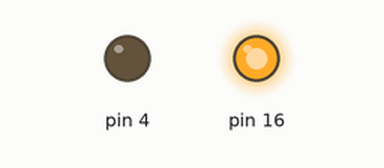
This sketch was run on a simulated Arduino Uno, built with avr-gcc and run on an emulated ATmega328P. On the bench: output pins drawn as LEDs (lit = HIGH).

Above: at 1.0 s.
At 5.0 s:
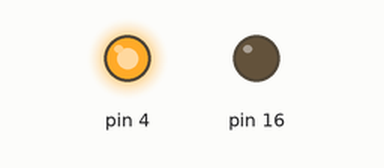
At 7.0 s:
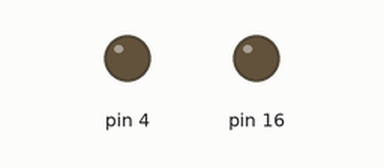
Timing chart, 0 to 10.4 s (numbered marks = the images above):
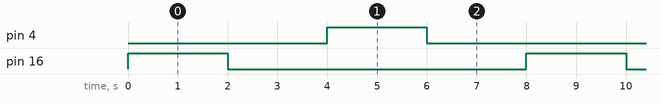

Measured:
- by itself, pin 4, pin 16: alternates HIGH for 2.0 s and LOW for 6.0 s
- by itself, everything shown: repeats every 8.0 s, in 4 steps

The sketch:

esp8266relaytest.ino
```cpp
//ESP8266 relay test

void setup(){
  Serial.begin(9600);
  pinMode(16,OUTPUT);
  pinMode(4,OUTPUT);
  }

void loop(){
  digitalWrite(16,HIGH);
  delay(2000);
  digitalWrite(16,LOW);
  delay(2000);
  digitalWrite(4,HIGH);
  delay(2000);
  digitalWrite(4,LOW);
  delay(2000);

  }
```
